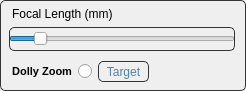
     <widget class="QFrame" name="frame">
      <property name="geometry">
       <rect>
        <x>0</x>
        <y>15</y>
        <width>246</width>
        <height>91</height>
       </rect>
      </property>
      <widget class="QLabel" name="overscan_4">
       <property name="geometry">
        <rect>
         <x>12</x>
         <y>6</y>
         <width>116</width>
         <height>16</height>
        </rect>
       </property>
       <property name="text">
        <string>Focal Length (mm)</string>
       </property>
       <property name="alignment">
        <set>Qt::AlignLeading|Qt::AlignLeft|Qt::AlignVCenter</set>
       </property>
      </widget>
      <widget class="QPushButton" name="showManip">
       <property name="enabled">
        <bool>false</bool>
       </property>
       <property name="geometry">
        <rect>
         <x>98</x>
         <y>61</y>
         <width>51</width>
         <height>21</height>
        </rect>
       </property>
       <property name="toolTip">
        <string>Display the distance target, you should place it where you want the dolly effect should occur.</string>
       </property>
       <property name="styleSheet">
        <string notr="true">color: rgb(81, 132, 165);
border-color: rgb(53, 53, 53);
border: 1px solid rgb(53, 53, 53);border-radius: 5px;</string>
       </property>
       <property name="text">
        <string>Target</string>
       </property>
       <property name="checkable">
        <bool>true</bool>
       </property>
       <property name="checked">
        <bool>false</bool>
       </property>
       <property name="default">
        <bool>true</bool>
       </property>
       <property name="flat">
        <bool>false</bool>
       </property>
      </widget>
      <widget class="QRadioButton" name="dollyZoomCheckBox">
       <property name="enabled">
        <bool>true</bool>
       </property>
       <property name="geometry">
        <rect>
         <x>6</x>
         <y>61</y>
         <width>86</width>
         <height>20</height>
        </rect>
       </property>
       <property name="font">
        <font>
         <pointsize>8</pointsize>
         <weight>75</weight>
         <bold>true</bold>
        </font>
       </property>
       <property name="layoutDirection">
        <enum>Qt::RightToLeft</enum>
       </property>
       <property name="text">
        <string>Dolly Zoom</string>
       </property>
       <property name="checked">
        <bool>false</bool>
       </property>
      </widget>
      <widget class="QSlider" name="focalLength">
       <property name="geometry">
        <rect>
         <x>9</x>
         <y>27</y>
         <width>226</width>
         <height>24</height>
        </rect>
       </property>
       <property name="styleSheet">
        <string notr="true">border: 1px solid rgb(53,53,53);
border-color: rgb(53,53,53);border-radius: 5px;</string>
       </property>
       <property name="minimum">
        <number>8</number>
       </property>
       <property name="maximum">
        <number>250</number>
       </property>
       <property name="value">
        <number>35</number>
       </property>
       <property name="orientation">
        <enum>Qt::Horizontal</enum>
       </property>
       <property name="invertedControls">
        <bool>true</bool>
       </property>
      </widget>
      <widget class="QFrame" name="frame_8">
       <property name="geometry">
        <rect>
         <x>0</x>
         <y>0</y>
         <width>246</width>
         <height>91</height>
        </rect>
       </property>
       <property name="styleSheet">
        <string notr="true">border: 1px solid  rgb(53, 53, 53);border-radius: 5px;</string>
       </property>
       <property name="frameShape">
        <enum>QFrame::StyledPanel</enum>
       </property>
       <property name="frameShadow">
        <enum>QFrame::Raised</enum>
       </property>
      </widget>
      <zorder>frame_8</zorder>
      <zorder>overscan_4</zorder>
      <zorder>dollyZoomCheckBox</zorder>
      <zorder>showManip</zorder>
      <zorder>focalLength</zorder>
     </widget>
